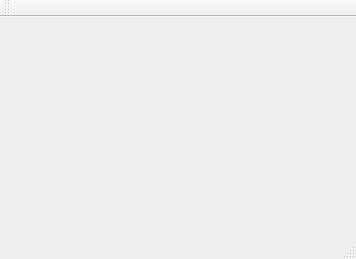
<?xml version="1.0" encoding="UTF-8"?>
<ui version="4.0">
 <class>MainWindow</class>
 <widget class="QMainWindow" name="MainWindow">
  <property name="geometry">
   <rect>
    <x>0</x>
    <y>0</y>
    <width>356</width>
    <height>259</height>
   </rect>
  </property>
  <property name="windowTitle">
   <string>MainWindow</string>
  </property>
  <widget class="QWidget" name="centralWidget"/>
  <widget class="QMenuBar" name="menuBar">
   <property name="geometry">
    <rect>
     <x>0</x>
     <y>0</y>
     <width>356</width>
     <height>20</height>
    </rect>
   </property>
  </widget>
  <widget class="QToolBar" name="mainToolBar">
   <attribute name="toolBarArea">
    <enum>TopToolBarArea</enum>
   </attribute>
   <attribute name="toolBarBreak">
    <bool>false</bool>
   </attribute>
  </widget>
  <widget class="QStatusBar" name="statusBar"/>
 </widget>
 <layoutdefault spacing="6" margin="11"/>
 <resources/>
 <connections/>
</ui>
